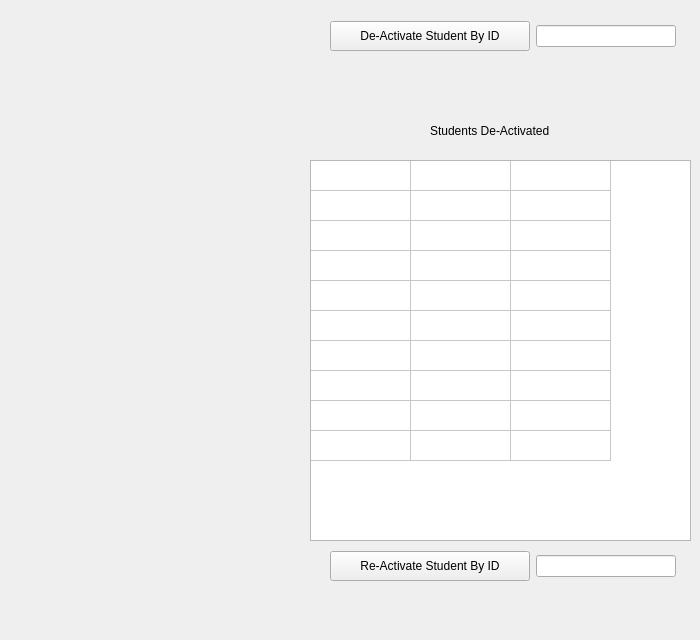
      <widget class="QWidget" name="tab_10">
       <attribute name="title">
        <string>Student Activation</string>
       </attribute>
       <widget class="QTableWidget" name="tableWidget_10">
        <property name="geometry">
         <rect>
          <x>310</x>
          <y>160</y>
          <width>381</width>
          <height>381</height>
         </rect>
        </property>
        <property name="editTriggers">
         <set>QAbstractItemView::NoEditTriggers</set>
        </property>
        <property name="rowCount">
         <number>10</number>
        </property>
        <property name="columnCount">
         <number>3</number>
        </property>
        <attribute name="horizontalHeaderVisible">
         <bool>false</bool>
        </attribute>
        <attribute name="verticalHeaderVisible">
         <bool>false</bool>
        </attribute>
        <row/>
        <row/>
        <row/>
        <row/>
        <row/>
        <row/>
        <row/>
        <row/>
        <row/>
        <row/>
        <column/>
        <column/>
        <column/>
       </widget>
       <widget class="QLabel" name="label_39">
        <property name="geometry">
         <rect>
          <x>430</x>
          <y>110</y>
          <width>131</width>
          <height>41</height>
         </rect>
        </property>
        <property name="text">
         <string>Students De-Activated</string>
        </property>
       </widget>
       <widget class="QWidget" name="layoutWidget_5">
        <property name="geometry">
         <rect>
          <x>330</x>
          <y>550</y>
          <width>346</width>
          <height>32</height>
         </rect>
        </property>
        <layout class="QHBoxLayout" name="horizontalLayout_11">
         <item>
          <widget class="QPushButton" name="pushButton_9">
           <property name="minimumSize">
            <size>
             <width>200</width>
             <height>30</height>
            </size>
           </property>
           <property name="text">
            <string>Re-Activate Student By ID</string>
           </property>
          </widget>
         </item>
         <item>
          <widget class="QLineEdit" name="lineEdit_9">
           <property name="alignment">
            <set>Qt::AlignCenter</set>
           </property>
          </widget>
         </item>
        </layout>
       </widget>
       <widget class="QLabel" name="label_38">
        <property name="geometry">
         <rect>
          <x>390</x>
          <y>60</y>
          <width>231</width>
          <height>31</height>
         </rect>
        </property>
        <property name="text">
         <string/>
        </property>
        <property name="alignment">
         <set>Qt::AlignCenter</set>
        </property>
       </widget>
       <widget class="QLabel" name="label_40">
        <property name="geometry">
         <rect>
          <x>390</x>
          <y>600</y>
          <width>221</width>
          <height>31</height>
         </rect>
        </property>
        <property name="text">
         <string/>
        </property>
        <property name="alignment">
         <set>Qt::AlignCenter</set>
        </property>
       </widget>
       <widget class="QWidget" name="layoutWidget">
        <property name="geometry">
         <rect>
          <x>330</x>
          <y>20</y>
          <width>346</width>
          <height>32</height>
         </rect>
        </property>
        <layout class="QHBoxLayout" name="horizontalLayout_10">
         <item>
          <widget class="QPushButton" name="pushButton_8">
           <property name="minimumSize">
            <size>
             <width>200</width>
             <height>30</height>
            </size>
           </property>
           <property name="text">
            <string>De-Activate Student By ID</string>
           </property>
          </widget>
         </item>
         <item>
          <widget class="QLineEdit" name="lineEdit_8">
           <property name="alignment">
            <set>Qt::AlignCenter</set>
           </property>
          </widget>
         </item>
        </layout>
       </widget>
      </widget>
